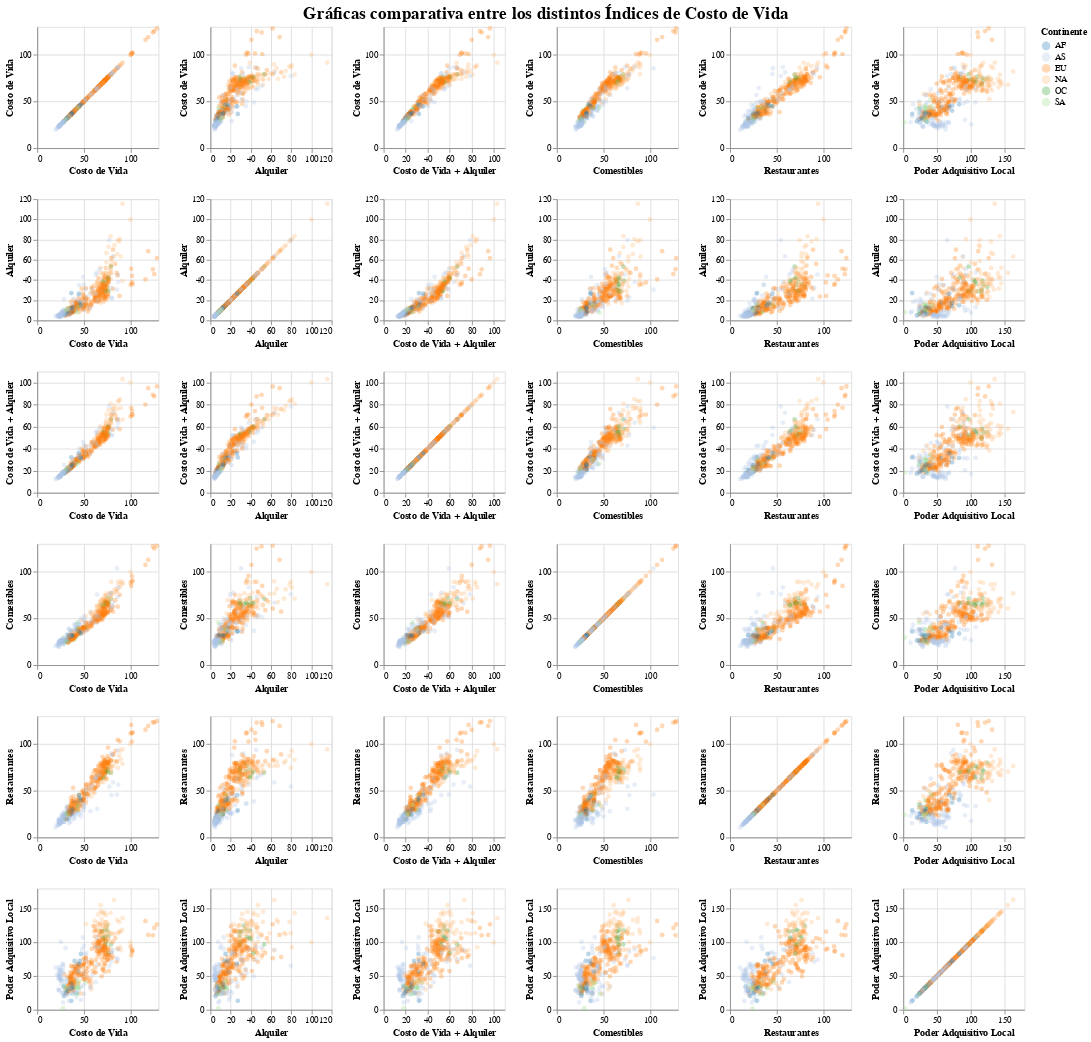

Write notebook code for a chart like this one.
### Markdown cell above
A continuación genera un gráfico que posea 36 subgráficos, estos se generan realizando todas las permutaciones (con repetición) de dos índices. 

Cada sub-gráfico:
- Debe corresponder solo al año 2020.
- Debe ser un scatter plot.
- Los ejes horizontal y vertical corresponden al par de índices de la permutación
- El color de cada punto se corresponde al continente.
- La opacidad de cada punto debe ser `0.3`.

### Code cell
life_cost_filtered=life_cost[life_cost.year.isin(['2020'])].rename(columns=redable_index_names)
life_cost_filtered
alt.Chart(life_cost_filtered).mark_circle(opacity=0.3).encode(
    x=alt.X(alt.repeat('column'), type='quantitative'),
    y=alt.Y(alt.repeat('row'), type='quantitative'),
    color=alt.Color('continent:N', title='Continente', scale=alt.Scale(scheme='category20'))
).properties(
    height=140,
    width=140
).repeat(
    row=list(redable_index_names.values()),
    column=list(redable_index_names.values()),
    title=alt.TitleParams(text='Gráficas comparativa entre los distintos Índices de Costo de Vida', align='center', anchor='middle',fontSize=20)
)

### Figure 1 — Vega-Lite specification as saved in the notebook (floating-point values rounded to 4 significant figures; data arrays with more than 128 entries replaced by an {"elided": "..."} marker saying what was removed)
{"$schema": "https://vega.github.io/schema/vega-lite/v3.4.0.json", "config": {"background": "white", "mark": {"tooltip": null}, "view": {"height": 300, "width": 400}}, "datasets": {"data-6f4962c2e520c74376406216bfdcf49c": {"elided": "439 records"}}, "repeat": {"column": ["Costo de Vida", "Alquiler", "Costo de Vida + Alquiler", "Comestibles", "Restaurantes", "Poder Adquisitivo Local"], "row": ["Costo de Vida", "Alquiler", "Costo de Vida + Alquiler", "Comestibles", "Restaurantes", "Poder Adquisitivo Local"]}, "spec": {"data": {"name": "data-6f4962c2e520c74376406216bfdcf49c"}, "encoding": {"color": {"field": "continent", "scale": {"scheme": "category20"}, "title": "Continente", "type": "nominal"}, "x": {"field": {"repeat": "column"}, "type": "quantitative"}, "y": {"field": {"repeat": "row"}, "type": "quantitative"}}, "height": 140, "mark": {"opacity": 0.3, "type": "circle"}, "width": 140}, "title": {"align": "center", "anchor": "middle", "fontSize": 20, "text": "Gráficas comparativa entre los distintos Índices de Costo de Vida"}}
